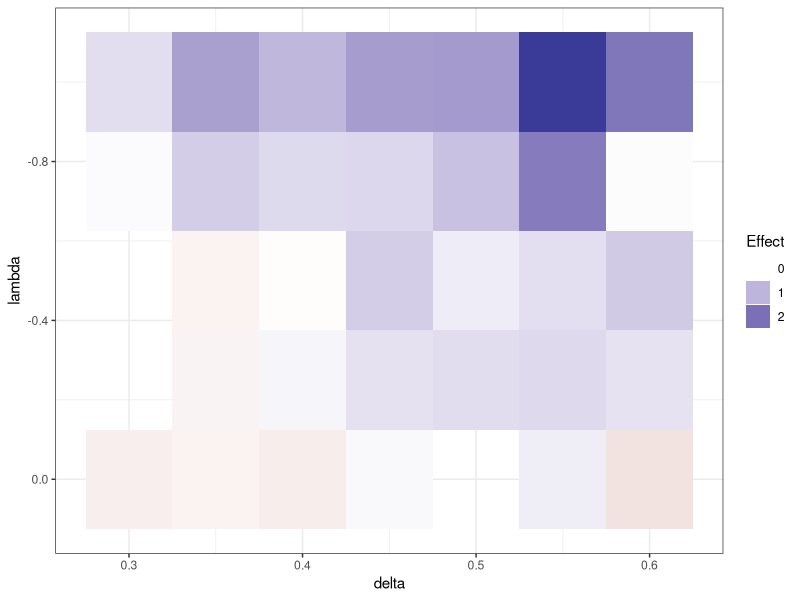
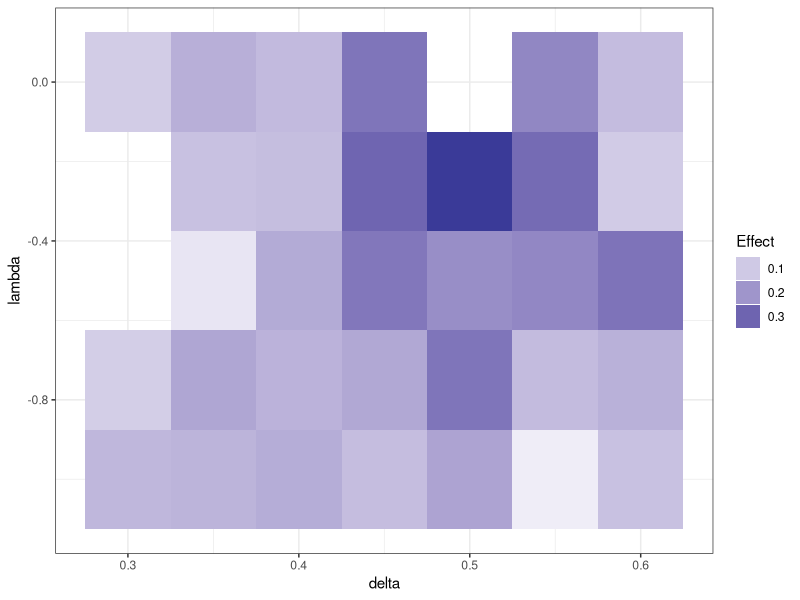
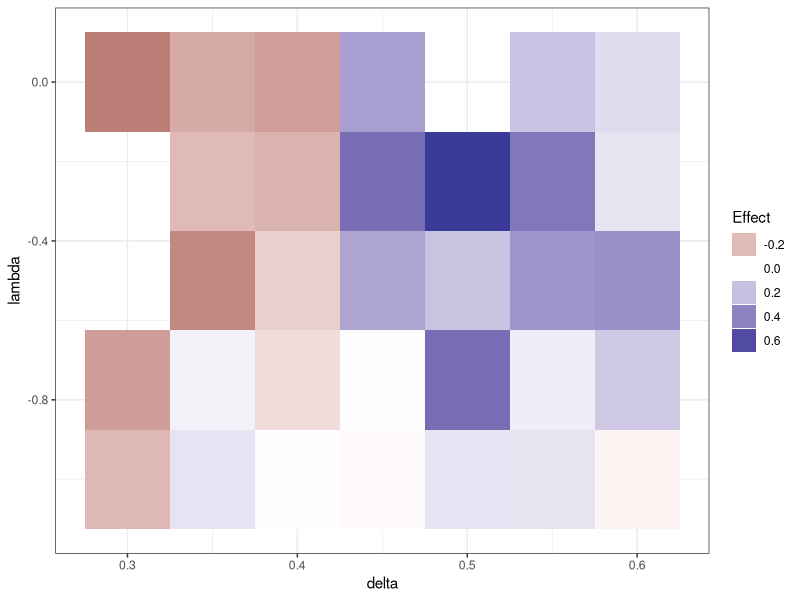
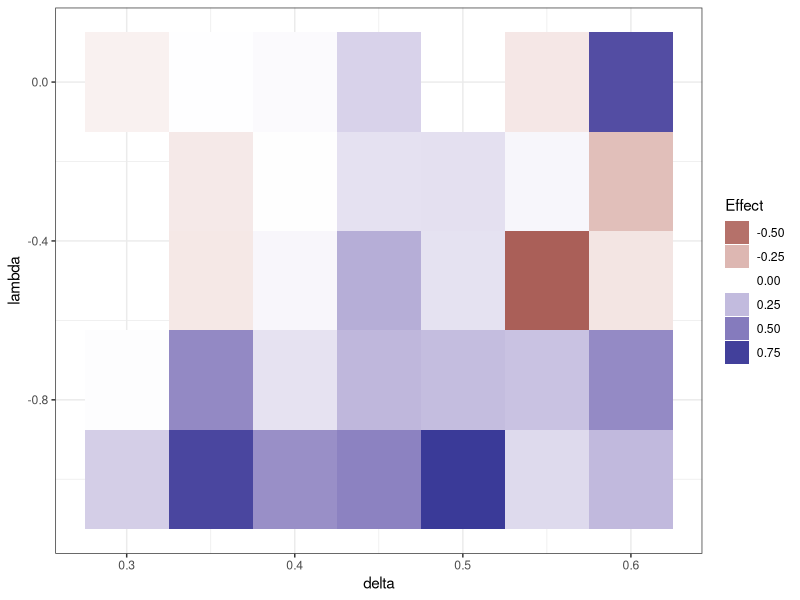
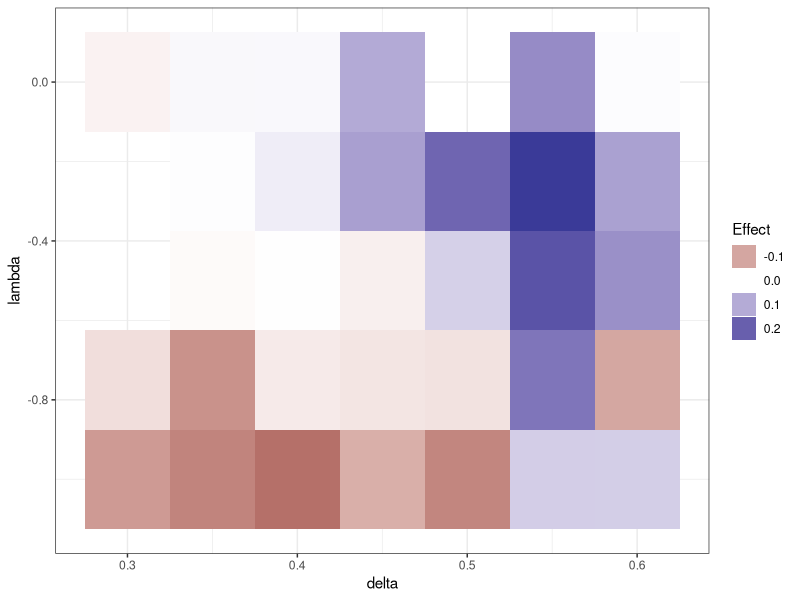
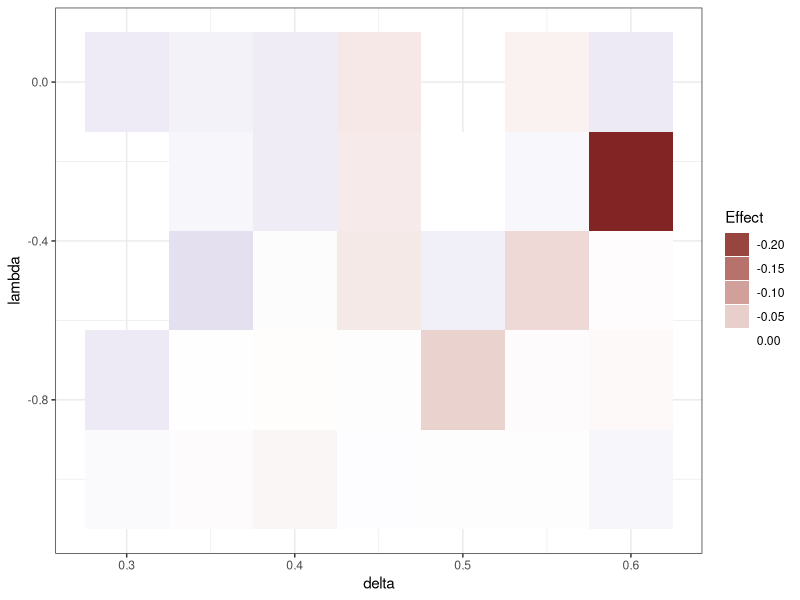

The R script that drew these images, in order:
data = read.csv("analyze_M_QC_lmer_effects.R.txt", sep="\t")


library(ggplot2)
plot = ggplot(data, aes(x=deletion_rate, y=-predictability_weight, fill=beta_TwoThree)) + geom_tile() + theme_bw() + scale_fill_gradient2() + xlab("delta") + ylab("lambda") + guides(fill=guide_legend(title="Effect")) + scale_y_reverse ()
ggsave("figures/effect-HasRC.pdf", width=4, height=3)
plot = ggplot(data, aes(x=deletion_rate, y=-predictability_weight, fill=-beta_EmbRate)) + geom_tile() + theme_bw() + scale_fill_gradient2() + xlab("delta") + ylab("lambda") + guides(fill=guide_legend(title="Effect"))
ggsave("figures/effect-EmbeddingRate.pdf", width=4, height=3)
plot = ggplot(data, aes(x=deletion_rate, y=-predictability_weight, fill=beta_Comp)) + geom_tile() + theme_bw() + scale_fill_gradient2() + xlab("delta") + ylab("lambda") + guides(fill=guide_legend(title="Effect"))
ggsave("figures/effect-Compatibility.pdf", width=4, height=3)
plot = ggplot(data, aes(x=deletion_rate, y=-predictability_weight, fill=beta_TwoThree.comp)) + geom_tile() + theme_bw() + scale_fill_gradient2() + xlab("delta") + ylab("lambda") + guides(fill=guide_legend(title="Effect"))
ggsave("figures/effect-HasRC-Compatibility.pdf", width=4, height=3)
plot = ggplot(data, aes(x=deletion_rate, y=-predictability_weight, fill=beta_TwoThree.EmbRate)) + geom_tile() + theme_bw() + scale_fill_gradient2() + xlab("delta") + ylab("lambda") + guides(fill=guide_legend(title="Effect"))
ggsave("figures/effect-HasRC-EmbRate.pdf", width=4, height=3)
plot = ggplot(data, aes(x=deletion_rate, y=-predictability_weight, fill=beta_comp.EmbRate)) + geom_tile() + theme_bw() + scale_fill_gradient2() + xlab("delta") + ylab("lambda") + guides(fill=guide_legend(title="Effect"))
ggsave("figures/effect-Compatibility-EmbRate.pdf", width=4, height=3)








